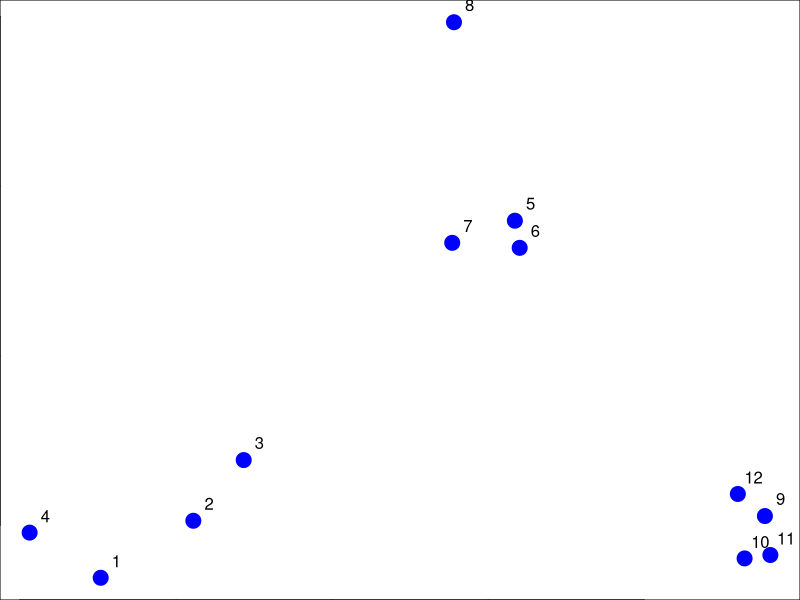
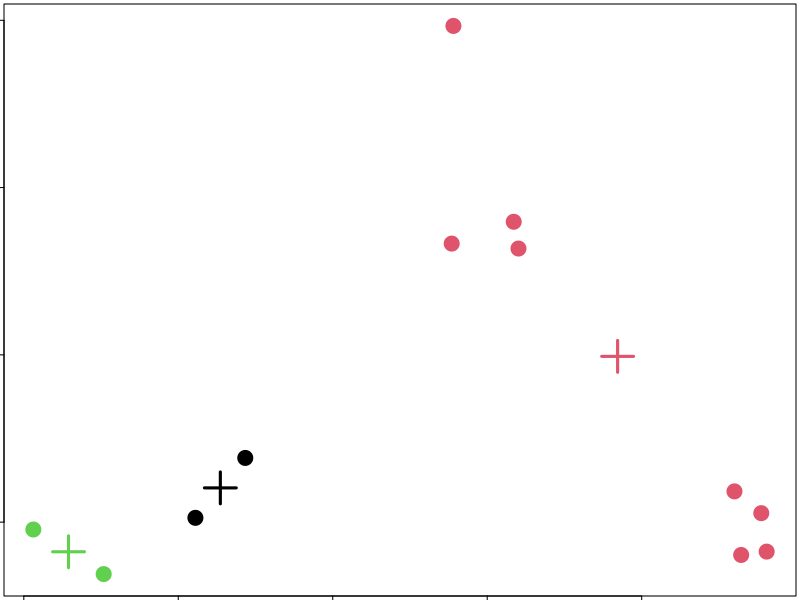

R code for these plots, in order:
#Generate some clusters
set.seed(1234) 
par(mar = c(0, 0, 0, 0))
x <- rnorm(12, mean = rep(1:3, each = 4), sd = 0.2)
y <- rnorm(12, mean = rep(c(1, 2, 1), each = 4), sd = 0.2)

#Plot their positions
plot(x, y,   col= "blue", pch = 19, cex = 2)  
text(x + 0.05, y + 0.05, labels = as.character(1:12))

#Run kmeans() on the data
dataFrame <- data.frame(x, y)
kmeansObj <- kmeans(dataFrame, centers = 3) 
names(kmeansObj)
kmeansObj$cluster

#Plot the points coloured according to their cluster as well as the cluster centres
par(mar = rep(0.2, 4))
plot(x, y, col = kmeansObj$cluster, pch = 19, cex = 2) 
points(kmeansObj$centers, col = 1:3, pch = 3, cex = 3, lwd = 3)